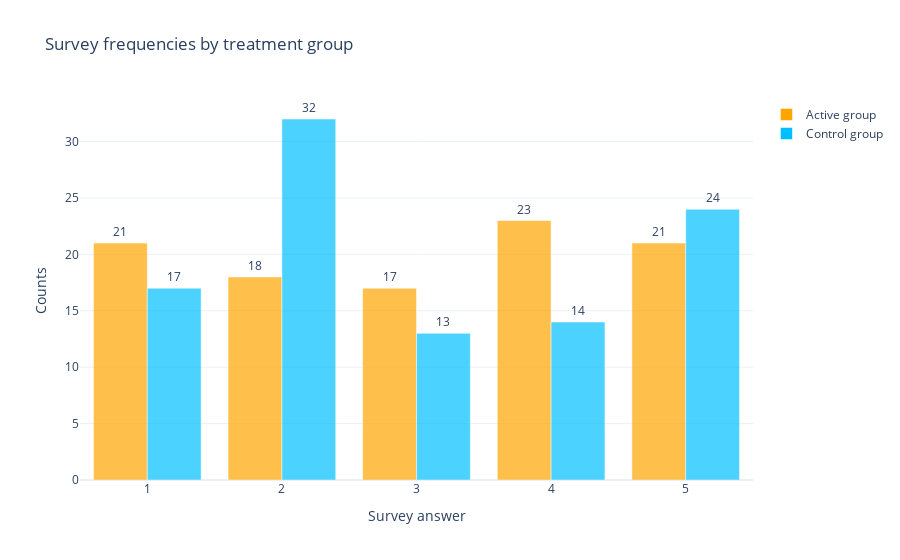

The notebook cell this image was saved under:
### Code cell
surv_grp_fig = go.Figure()

surv_grp_fig.add_trace(go.Bar(
    x=['1', '2', '3', '4', '5'],
    y=[21, 18, 17, 23, 21],
    text=[21, 18, 17, 23, 21],
    textposition='outside',
    name='Active group',
    marker={'color':'orange', 'opacity':0.7}
))

surv_grp_fig.add_trace(go.Bar(
    x=['1', '2', '3', '4', '5'],
    y=[17, 32, 13, 14, 24],
    text=[17, 32, 13, 14, 24],
    textposition='outside',
    name='Control group',
    marker={'color':'deepskyblue', 'opacity':0.7}
))

surv_grp_fig.update_layout(title='Survey frequencies by treatment group')

surv_grp_fig.update_layout(xaxis = dict(title='Survey answer'),
                           yaxis=dict(title='Counts'),
                           barmode='group')

surv_grp_fig.show()

### Figure 1 — Plotly figure (JSON) as saved in the notebook; plotly's stock layout.template omitted (floating-point values rounded to 4 significant figures)
{"data": [{"marker": {"color": "orange", "opacity": 0.7}, "name": "Active group", "text": ["21", "18", "17", "23", "21"], "textposition": "outside", "type": "bar", "x": ["1", "2", "3", "4", "5"], "y": [21, 18, 17, 23, 21]}, {"marker": {"color": "deepskyblue", "opacity": 0.7}, "name": "Control group", "text": ["17", "32", "13", "14", "24"], "textposition": "outside", "type": "bar", "x": ["1", "2", "3", "4", "5"], "y": [17, 32, 13, 14, 24]}], "layout": {"barmode": "group", "title": {"text": "Survey frequencies by treatment group"}, "xaxis": {"title": {"text": "Survey answer"}}, "yaxis": {"title": {"text": "Counts"}}}}
